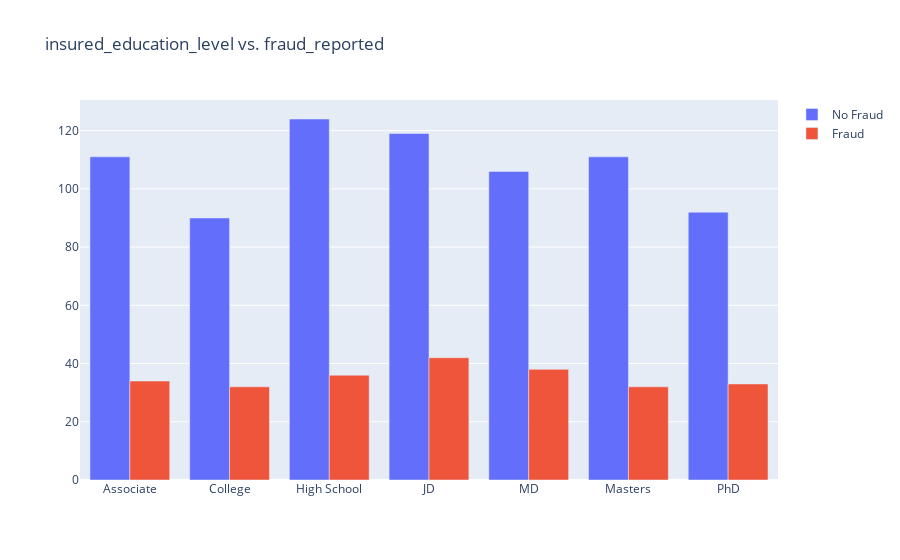

Here is the notebook cell this chart was saved with:
### Code cell
#insured_education vs fraud_reported
vis_data(data,'insured_education_level')

### Figure 1 — Plotly figure (JSON) as saved in the notebook; plotly's stock layout.template omitted (floating-point values rounded to 4 significant figures)
{"data": [{"name": "No Fraud", "type": "bar", "x": ["Associate", "College", "High School", "JD", "MD", "Masters", "PhD"], "y": [111, 90, 124, 119, 106, 111, 92]}, {"name": "Fraud", "type": "bar", "x": ["Associate", "College", "High School", "JD", "MD", "Masters", "PhD"], "y": [34, 32, 36, 42, 38, 32, 33]}], "layout": {"barmode": "group", "title": {"text": "insured_education_level vs. fraud_reported"}}}
